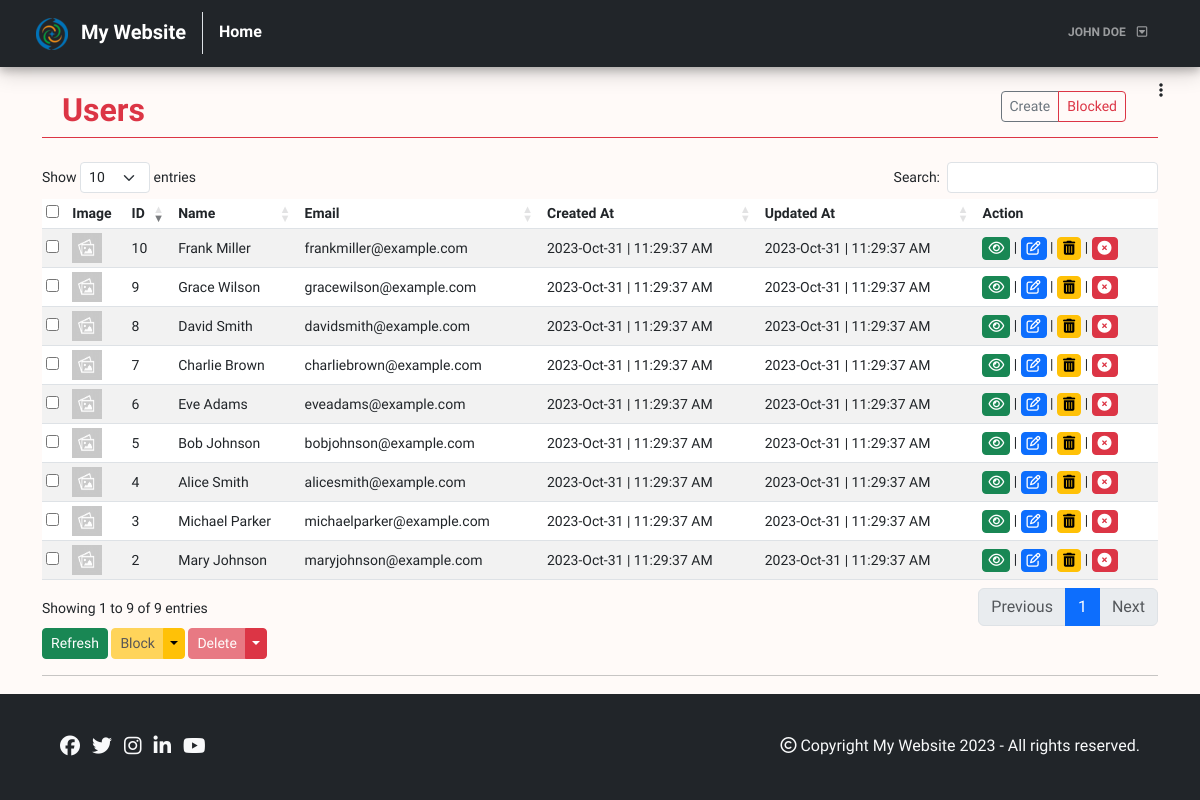
Screenshot of /admin/users/index.php (signed in) with the database file from the repository.
### tables this page shows
CREATE TABLE `users` (
  `id` int(11) NOT NULL,
  `name` varchar(255) NOT NULL,
  `email` varchar(255) NOT NULL,
  `password` varchar(255) NOT NULL,
  `gender` char(1) DEFAULT NULL,
  `dob` date DEFAULT NULL,
  `phone` varchar(15) DEFAULT NULL,
  `address` varchar(255) DEFAULT NULL,
  `image` varchar(255) DEFAULT NULL,
  `role` char(1) NOT NULL DEFAULT 'u',
  `status` tinyint(1) NOT NULL DEFAULT 1,
  `created_at` datetime NOT NULL DEFAULT current_timestamp(),
  `updated_at` datetime NOT NULL DEFAULT current_timestamp()
);

### admin/users/variables.php (called while the page is built, shortened)
<?php
$plural = "users";
?>

### logics/db.php (called while the page is built, shortened)
<?php
class db
{
	private $dbHost = "localhost";
	private $dbUser = "root";
	private $dbPassword = "";
	private $dbName = "php_basic_crud_db";
	private $mysqli = "";
	private $conn = false;
	public function __construct()
	{
		if(!$this->conn)
		{
			$this->mysqli = new mysqli($this->dbHost, $this->dbUser, $this->dbPassword, $this->dbName);
			$this->conn = true;
		}
		else
		{
			return true;
		}
	}
	public function executeSQL($query, $params, $select = false)
	{
	    if (!empty($params))
	    {
	        $bind_names = $this->dynamicallyBindParameters($query, $params);
			$query = $this->mysqli->prepare($query);
	        call_user_func_array(array($query,'bind_param'), $bind_names);
	        $query->execute();
	        if($select)
	        {
	        	$result = $query->get_result()->fetch_all(MYSQLI_ASSOC);
	    	}
	    	else
	    	{
	    		if($query->affected_rows > 0)
		        {
		        	$result = ["queryExecuted" => true, "affectedRows" => $query->affected_rows];
		        }
		        else
		        {
		        	$result = ["queryExecuted" => false, "affectedRows" => 0];
		        }
	    	}
	    }
	    else
	    {
	    	$query = $this->mysqli->prepare($query);
	        $query->execute();
	        if($select)
	        {
	        	$result = $query->get_result()->fetch_all(MYSQLI_ASSOC);
	    	}
	    }
	    return $result;
	}
}
?>

### admin/users/index.php (the view, shortened to what this page needs)
<?php
    include('../../logics/db.php');
	$obj = new db();
    include('variables.php');
?>
<!DOCTYPE html>
<html lang="en">
<head>
    <?php include('../includes/head-contents.php'); ?>
</head>
<body>
    <?php include('../includes/admin-navbar.php'); ?>
    <?php include('../includes/admin-sidebar.php'); ?>
    <div class="container my-4">
        <div class="row px-2">
            <div class="col-6">
                <h2 class="text-danger fw-bold"><?php echo ucwords($plural); ?></h2>
            </div>
            <div class="col-6 text-end">
                <div class="btn-group" role="group" aria-label="Basic outlined example">
                    <a href="create.php" type="button" class="btn btn-sm btn-outline-secondary">Create</a>
                    <a href="blocked.php" type="button" class="btn btn-sm btn-outline-danger">Blocked</a>
                </div>
            </div>
        </div>
        <hr class="text-danger opacity-100 my-0">
    </div>
    <div class="container">
        <div class="row">
        <div class="col">
            <div id="crudTable">
                <div class="table-responsive">
                    <table class="table table-striped table-sm" id="myTable">
                    <thead>
                        <tr>
                        <th><input type="checkbox" name="checkbox" id="checkAll"></th>
                        <th>Image</th>
                        <th>ID</th>
                        <th>Name</th>
                        <th>Email</th>
                        <th>Created At</th>
                        <th>Updated At</th>
                        <th class="actionColumn">Action</th>
                        </tr>
                    </thead>
                    <tbody>
                    <?php
                    $paramList = [];
                    $sql = "SELECT * FROM $plural WHERE status = 1 AND role = 'u' ORDER BY id DESC";
                    $result = $obj->executeSQL($sql, $paramList , true);
                    foreach($result as $row) {
                        ?>
                        <tr>
                        <td><input type="checkbox" name="checkbox"></td>
                        <?php $img = empty($row['image']) ? "../../images/placeholder.png" : "../uploads/".$plural."/" . $row['image']?>
                        <td><img src="<?php echo $img ?>" alt="image" class="crtudTableImage"></td>
                        <td><?php echo $row["id"] ?></td>
                        <td><?php echo $row["name"] ?></td>
                        <td><?php echo $row["email"] ?></td>
                        <td><?php echo date('Y-M-d | h:i:s A', strtotime($row["created_at"])) ?></td>
                        <td><?php echo date('Y-M-d | h:i:s A', strtotime($row["updated_at"])) ?></td>
                        <?php include('../includes/table-actions.php'); ?>
                        </tr>
                    <?php }?>
                    </tbody>
                    </table>
                    <?php include('../includes/table-options.php'); ?>
                </div>
            </div>
        </div>
        </div>
    </div>
    <?php include('../../includes/footer.php'); ?>
</body>
</html>

### admin/includes/table-actions.php (shortened to what this page needs)
<td>
    <?php
        $page = basename($_SERVER['PHP_SELF']);
        if($page == "index.php")
        { ?>
            <a href="view.php?id=<?php echo $row['id'] ?>" class="btn btn-success btn-sm" id="btnView">
            <i class="fa fa-eye" data-bs-toggle="tooltip" data-bs-placement="top" title="View"></i>
            </a>
            |
            <a href="edit.php?id=<?php echo $row['id'] ?>" class="btn btn-primary btn-sm" id="btnEdit">
            <i class="fa fa-edit" data-bs-toggle="tooltip" data-bs-placement="top" title="Edit"></i>
            </a>
            |
            <a href="#" class="block btn btn-warning btn-sm" data-id=<?php echo $row['id'] ?>>
            <i class="fa fa-trash-alt" data-bs-toggle="tooltip" data-bs-placement="top" title="Block"></i>
            </a>
            |
            <a href="#" class="delete btn btn-danger btn-sm" data-id=<?php echo $row['id'] ?>>
            <i class="fa fa-times-circle" data-bs-toggle="tooltip" data-bs-placement="top" title="Delete"></i>
            </a>
        <?php }
    ?>
</td>

### css/style.css (style rules this page uses)
* { font-family: 'Cabin', Helvetica, sans-serif; }
body { min-height: 100vh; position: relative; margin: 0; padding-bottom: 100px; box-sizing: border-box; background-color: #FFFAF8; }
#crudTable { font-size: 14px; white-space: nowrap; }
#crudTable table .actionColumn { min-width: 100px; }
#crudTable table td { vertical-align: middle; }
#crudTable table a { padding:0px 5px; }
#crudTable input[type="checkbox"] { cursor: pointer; }
#crudTable .crtudTableImage { width: 30px; height: 30px; }

### rows the page displays
users: id "10", name "Frank Miller", email "frankmiller@example.com", created_at "2023-Oct-31 | 11:29:37 AM", updated_at "2023-Oct-31 | 11:29:37 AM"
users: id "9", name "Grace Wilson", email "gracewilson@example.com", created_at "2023-Oct-31 | 11:29:37 AM", updated_at "2023-Oct-31 | 11:29:37 AM"
users: id "8", name "David Smith", email "davidsmith@example.com", created_at "2023-Oct-31 | 11:29:37 AM", updated_at "2023-Oct-31 | 11:29:37 AM"
users: id "7", name "Charlie Brown", email "charliebrown@example.com", created_at "2023-Oct-31 | 11:29:37 AM", updated_at "2023-Oct-31 | 11:29:37 AM"
users: id "6", name "Eve Adams", email "eveadams@example.com", created_at "2023-Oct-31 | 11:29:37 AM", updated_at "2023-Oct-31 | 11:29:37 AM"
users: id "5", name "Bob Johnson", email "bobjohnson@example.com", created_at "2023-Oct-31 | 11:29:37 AM", updated_at "2023-Oct-31 | 11:29:37 AM"
users: id "4", name "Alice Smith", email "alicesmith@example.com", created_at "2023-Oct-31 | 11:29:37 AM", updated_at "2023-Oct-31 | 11:29:37 AM"
users: id "3", name "Michael Parker", email "michaelparker@example.com", created_at "2023-Oct-31 | 11:29:37 AM", updated_at "2023-Oct-31 | 11:29:37 AM"
users: id "2", name "Mary Johnson", email "maryjohnson@example.com", created_at "2023-Oct-31 | 11:29:37 AM", updated_at "2023-Oct-31 | 11:29:37 AM"

### other values shown
WEBSITE_NAME "My Website"
$_SESSION['username'] "JOHN DOE"
$plural "Users"
